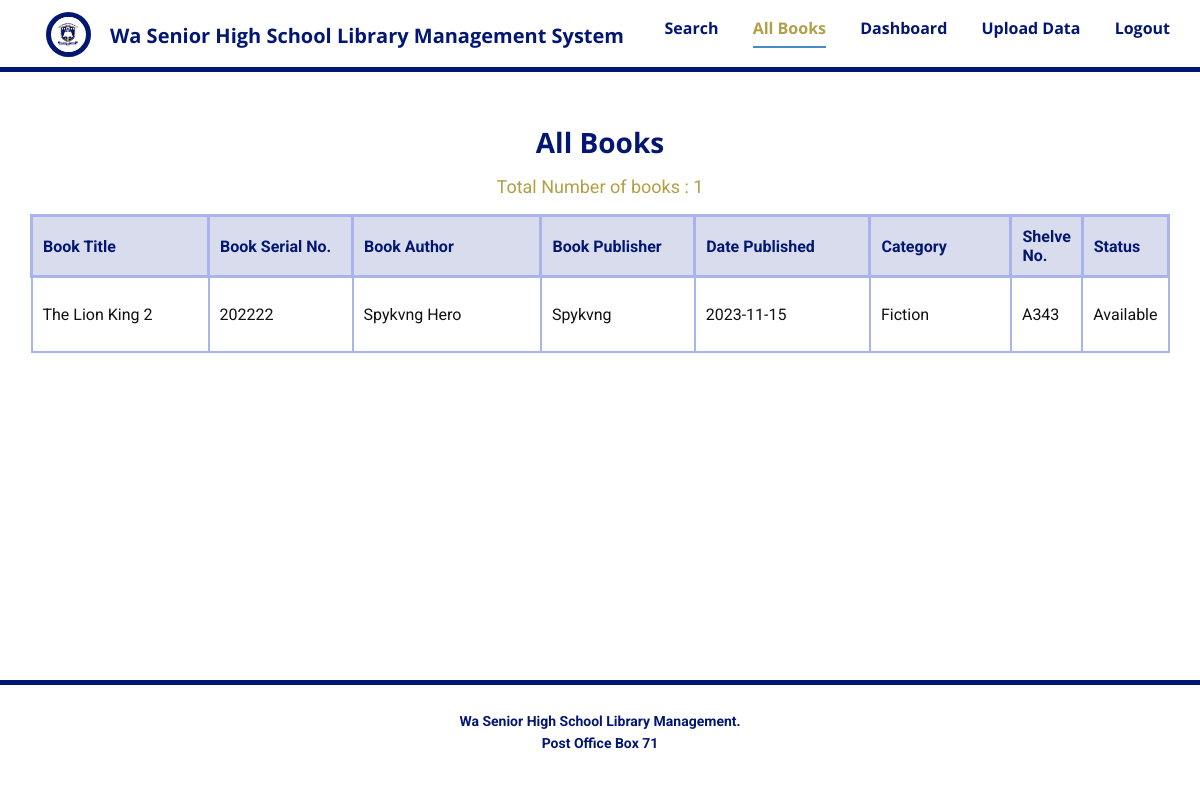
The app's page /all-books (signed in) with its own data.
### database.py (models this page shows, shortened)
class Library(db.Model):
    id = db.Column(db.Integer, primary_key=True)
    title = db.Column(db.String(60), unique=False, nullable=False)
    serial_no = db.Column(db.String(60), unique=True, nullable=False)
    author = db.Column(db.String(60), unique=False, nullable=False)
    publisher = db.Column(db.String(60), unique=False, nullable=False)
    date_published = db.Column(db.String(60), unique=False, nullable=False)
    status = db.Column(db.String(60), unique=False, nullable=False, default='Available')
    date = db.Column(db.String(20), unique=False, nullable=False, default=datetime.utcnow())
    category = db.Column(db.String(60), unique=False, nullable=False)
    reference = db.Column(db.String(60), unique=False, nullable=True)

### routes.py (the view)
@app.route('/all-books')
def all_books():
    books = Library.query.all()
    total_books = Library.query.count()
    return render_template('All-books.html', title='All Books', books=books, total_books=total_books)

### routes.py (called while the page is built)
@login_manager.user_loader
def load_user(user_id):
    return Admin.query.get(int(user_id))

### templates/All-books.html
{% extends 'Base.html' %} {% block head %}
<link
  href="{{ url_for('static', filename='Tables.css') }}"
  media="screen"
  rel="stylesheet" />
{% endblock %} {% block content %}
<section
  class="u-clearfix u-container-align-center-xl u-section-2"
  id="sec-ddd3">
  <div class="u-clearfix u-sheet u-sheet-1">
    <h3
      class="u-align-center u-text u-text-custom-color-1 u-text-default u-text-1">
      All Books
    </h3>
    <p
      class="u-align-center u-text u-text-custom-color-3 u-text-default u-text-2">
      Total Number of books : {{total_books}}
    </p>
    <div
      class="u-align-left u-expanded-width u-table u-table-responsive u-table-1">
      <table class="u-table-entity">
        <colgroup>
          <col width="18.9%" />
          <col width="14.6%" />
          <col width="19.6%" />
          <col width="15.3%" />
          <col width="17.7%" />
          <col width="13.899999999999995%" />
        </colgroup>
        <thead
          class="u-custom-color-2 u-table-header u-text-custom-color-1 u-table-header-1">
          <tr style="height: 46px">
            <th
              class="u-border-3 u-border-custom-color-5 u-table-cell u-table-cell-1">
              Book Title
            </th>
            <th
              class="u-border-3 u-border-custom-color-5 u-table-cell u-table-cell-2">
              Book Serial No.
            </th>
            <th
              class="u-border-3 u-border-custom-color-5 u-table-cell u-table-cell-3">
              Book Author
            </th>
            <th
              class="u-border-3 u-border-custom-color-5 u-table-cell u-table-cell-4">
              Book Publisher
            </th>
            <th
              class="u-border-3 u-border-custom-color-5 u-table-cell u-table-cell-5">
              Date Published
            </th>
            <th
              class="u-border-3 u-border-custom-color-5 u-table-cell u-table-cell-6">
              Category
            </th>
            <th
              class="u-border-3 u-border-custom-color-5 u-table-cell u-table-cell-6">
              Shelve No.
            </th>
            <th
              class="u-border-3 u-border-custom-color-5 u-table-cell u-table-cell-6">
              Status
            </th>
          </tr>
        </thead>
        <tbody class="u-table-body">
          {% for book in books %}
          <tr style="height: 75px">
            <td class="u-border-2 u-border-custom-color-5 u-table-cell">
              {{book.title}}
            </td>
            <td class="u-border-2 u-border-custom-color-5 u-table-cell">
              {{book.serial_no}}
            </td>
            <td class="u-border-2 u-border-custom-color-5 u-table-cell">
              {{book.author}}
            </td>
            <td class="u-border-2 u-border-custom-color-5 u-table-cell">
              {{book.publisher}}
            </td>
            <td class="u-border-2 u-border-custom-color-5 u-table-cell">
              {{book.date_published}}
            </td>
            <td class="u-border-2 u-border-custom-color-5 u-table-cell">
              {{book.category}}
            </td>
            <td class="u-border-2 u-border-custom-color-5 u-table-cell">
              {{book.reference}}
            </td>
            <td class="u-border-2 u-border-custom-color-5 u-table-cell">
              {{book.status}}
            </td>
          </tr>
          {% endfor %}
        </tbody>
      </table>
    </div>
  </div>
</section>
{% endblock %}

### static/Tables.css (style rules this page uses)
.u-section-2 .u-sheet-1 { min-height: 608px; }
.u-section-2 .u-text-1 { font-weight: 700; margin: 54px auto 0; }
.u-section-2 .u-text-2 { width: 238px; margin: 13px auto 0; }
.u-section-2 .u-table-1 { margin-top: 13px; margin-bottom: 60px; height: 340px; }
.u-section-2 .u-table-header-1 { font-weight: 700; background-image: none; }
.u-section-2 .u-table-cell-1 { border-style: solid; }
.u-section-2 .u-table-cell-2 { border-style: solid; }
.u-section-2 .u-table-cell-3 { border-style: solid; }
.u-section-2 .u-table-cell-4 { border-style: solid; }
.u-section-2 .u-table-cell-5 { border-style: solid; }
.u-section-2 .u-table-cell-6 { border-style: solid; }

### records on screen
Library: title "The Lion King 2", serial_no "202222", author "Spykvng Hero", publisher "Spykvng", date_published "2023-11-15", category "Fiction", reference "A343", status "Available"

### other values on screen
{{ total_books }} "1"
